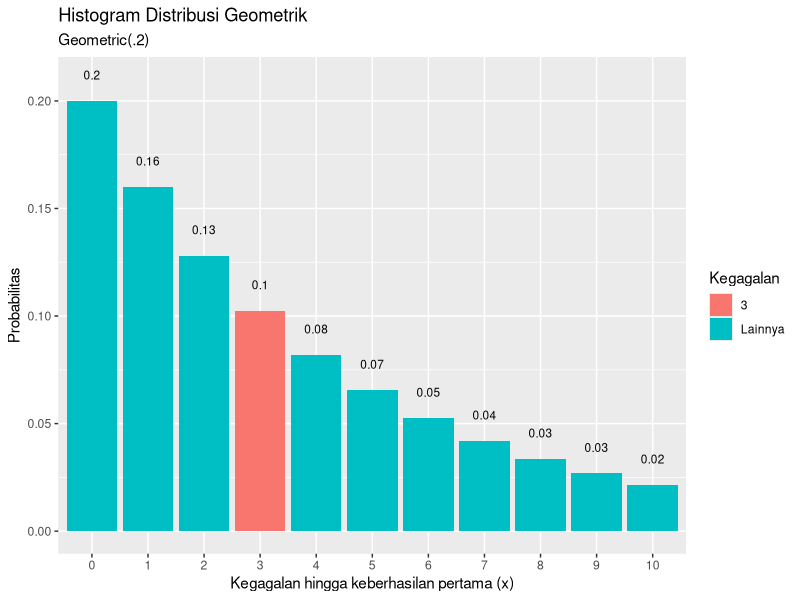
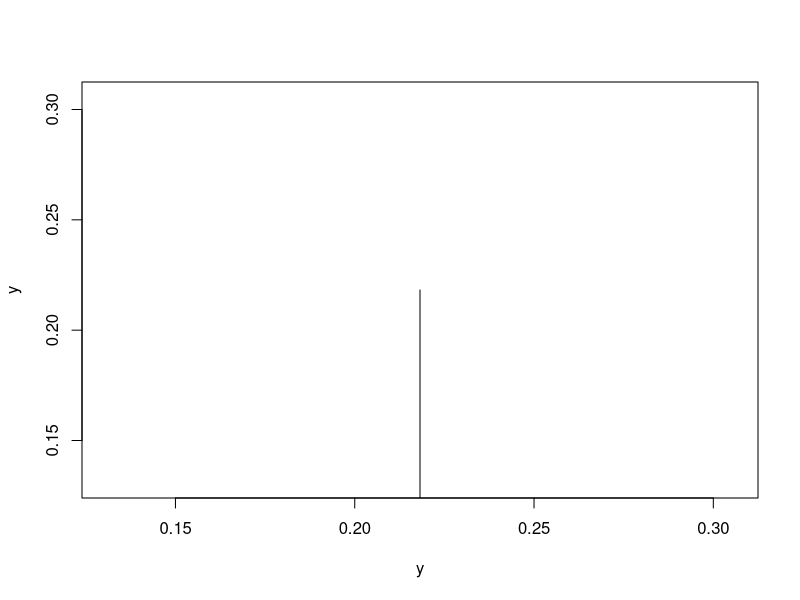
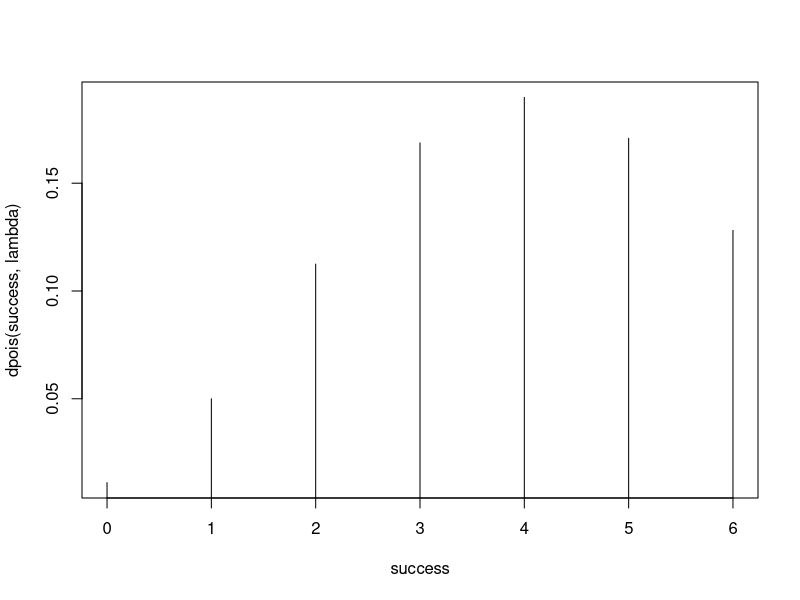
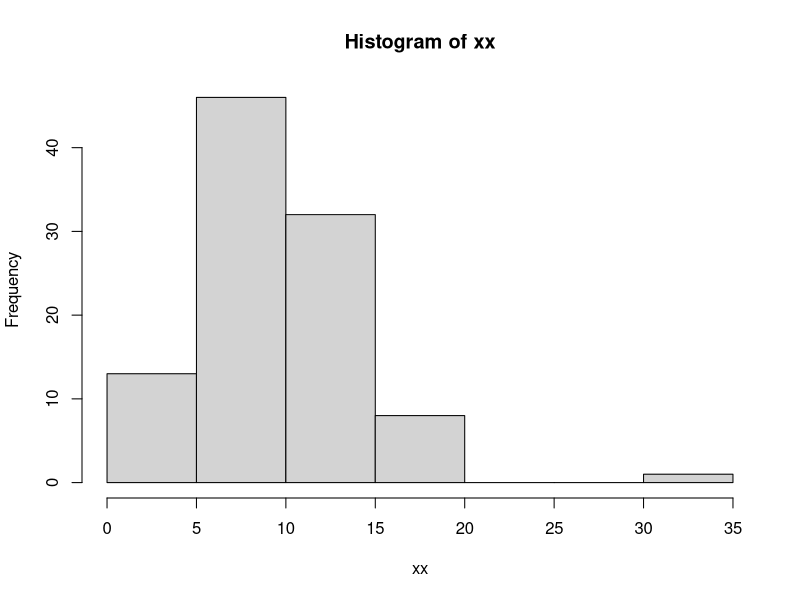
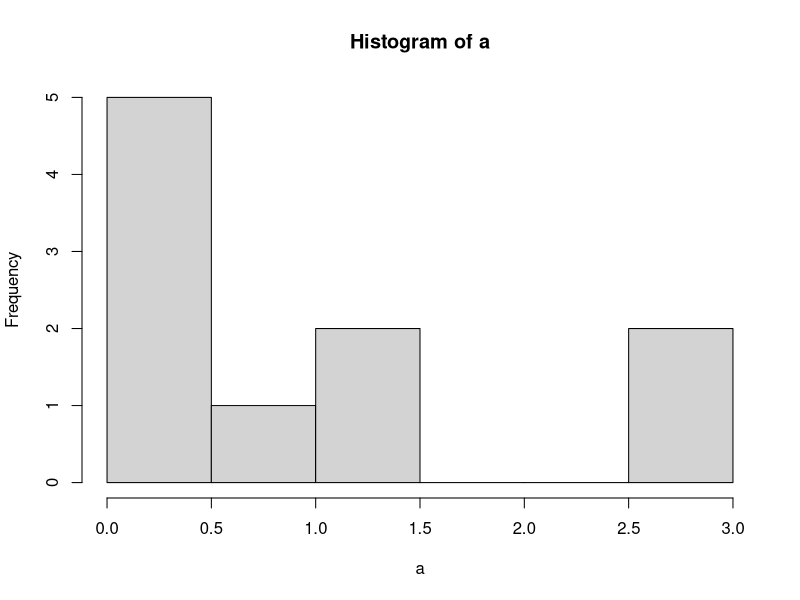
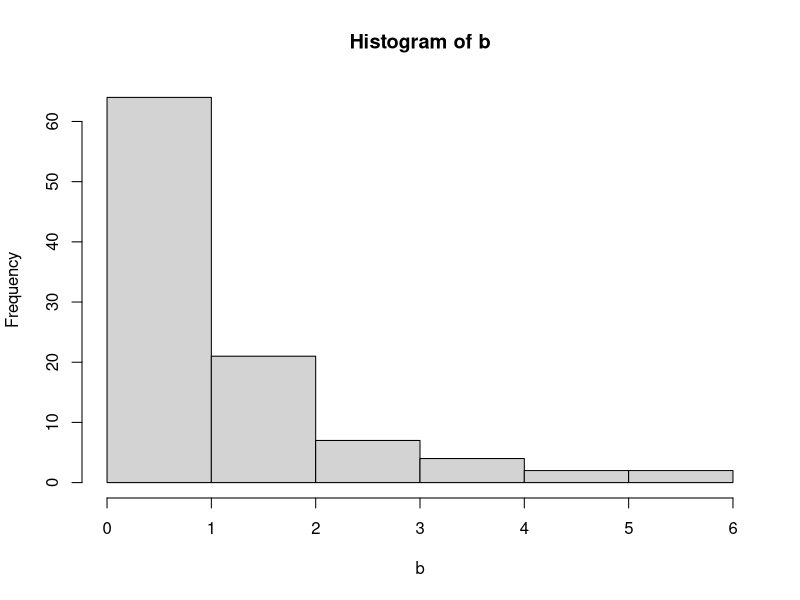
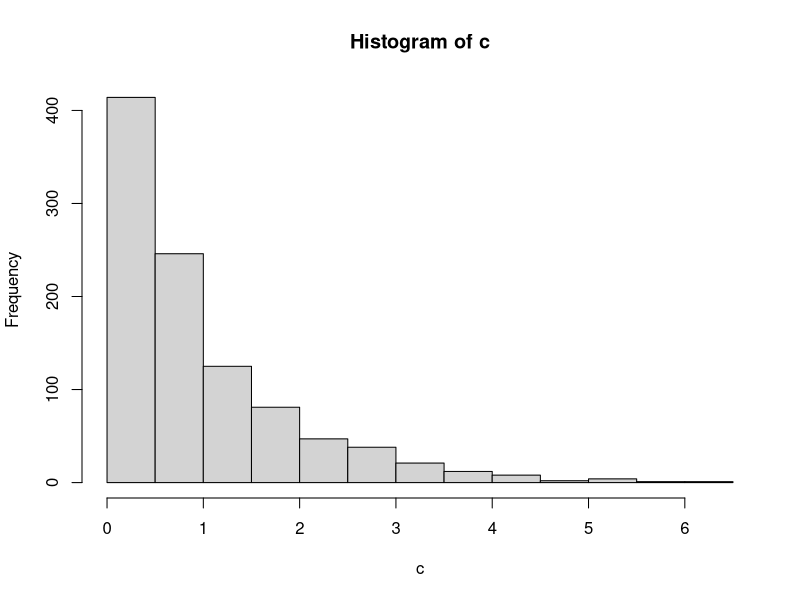
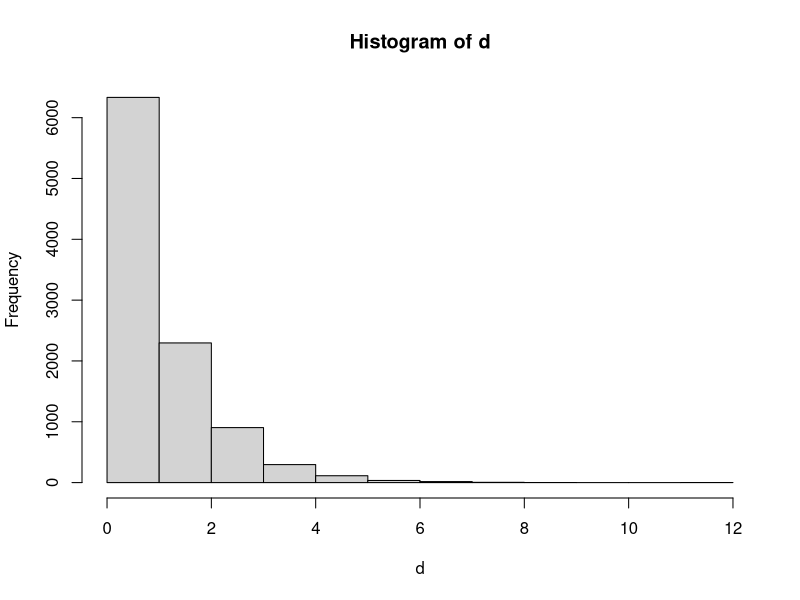

Reproduce these figures in R, in order.
####nomor 1####
p <- 0.2
n <- 3

#1a
a <- dgeom(n,p);a

#1b
mean(rgeom(n=10000,p=0.2)==3)

#1d
library(dplyr)
library(ggplot2)

data.frame(x = 0:10, prob = dgeom(x = 0:10, prob = p)) %>%
  mutate(Kegagalan = ifelse(x == n, n, "Lainnya")) %>%
  ggplot(aes(x = factor(x), y = prob, fill = Kegagalan)) +
  geom_col() +
  geom_text(
    aes(label = round(prob,2), y = prob + 0.01),
    position = position_dodge(0.9),
    size = 3,
    vjust = 0
  ) +
  labs(title = "Histogram Distribusi Geometrik",
       subtitle = "Geometric(.2)",
       x = "Kegagalan hingga keberhasilan pertama (x)",
       y = "Probabilitas") 

#1e
mean <- (1-p)/p;mean
variance <- (1-p)/p^2;variance

####number 2####
n <- 20
k <- 4
p <- 0.2
# 2a
y <- dbinom(k,n,p);y
#2b
plot(y,y,type='h')

#aa <- dbinom(c(0:4),n,p)
#plot(c(0:4),aa,type='h')

#2c
mean <- n*p;mean
variance <- n*p*(1-p);variance

####number 3####
lambda <- 4.5
x <- 6
success <- 0:6

#3a
a <- dpois(x,lambda);a
plot(success,dpois(success,lambda),type='h')

#xx <- rpois(365,4.5)
#hist(xx)

#yy <- exp(-6)*(4.5^6)/factorial(6);yy

#3d
mean <- lambda;mean
variance <- lambda;variance

####number 4####
x <- 2
v <- 10

#4b
xx <- rchisq(100,v,ncp=0);xx
hist(xx)

#4c
mean <- v;mean
variance <- 2*v;variance

####number 5####
#5b
a <- rexp(10,rate=1)
hist(a)
b <- rexp(100,rate=1)
hist(b)
c <- rexp(1000,rate=1)
hist(c)
d <- rexp(10000,rate=1)
hist(d)

#5c
n <- 100
lambda <- 3

mean <- 1/lambda;mean
variance <- 1/(lambda^2);variance

####number 6 #####
